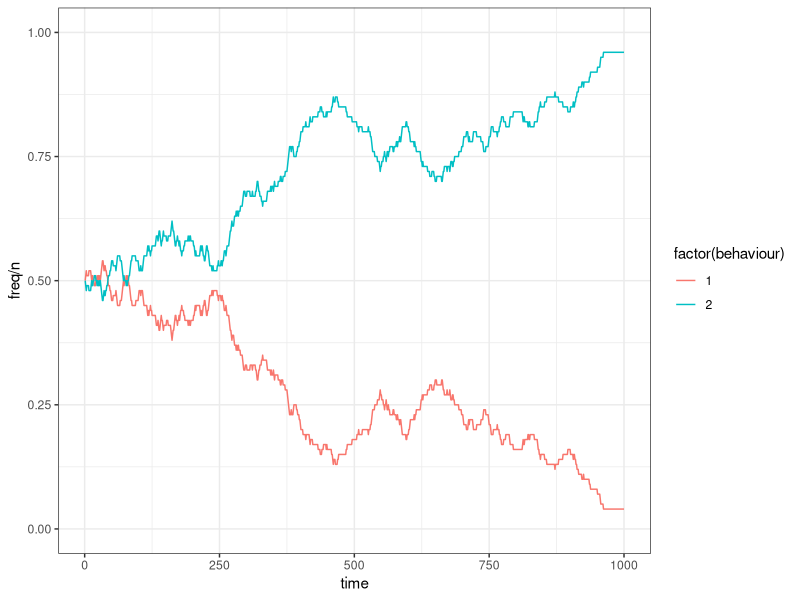
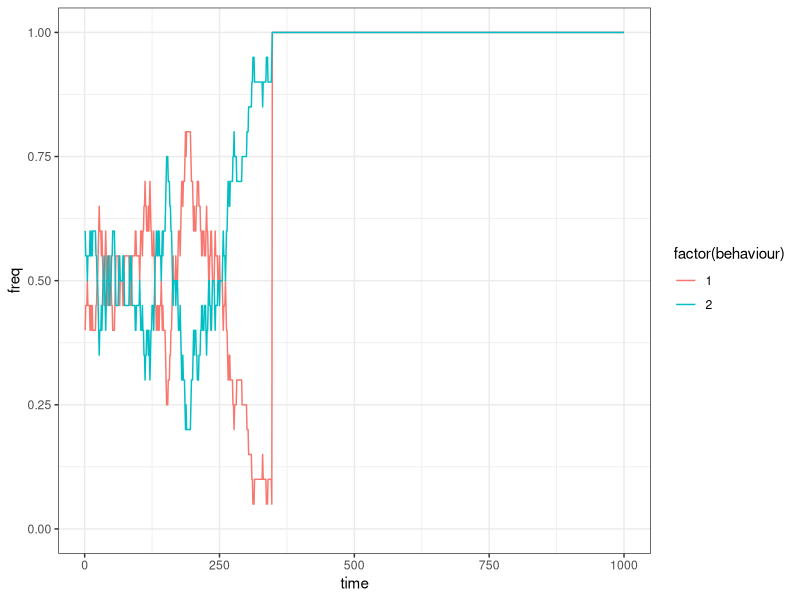
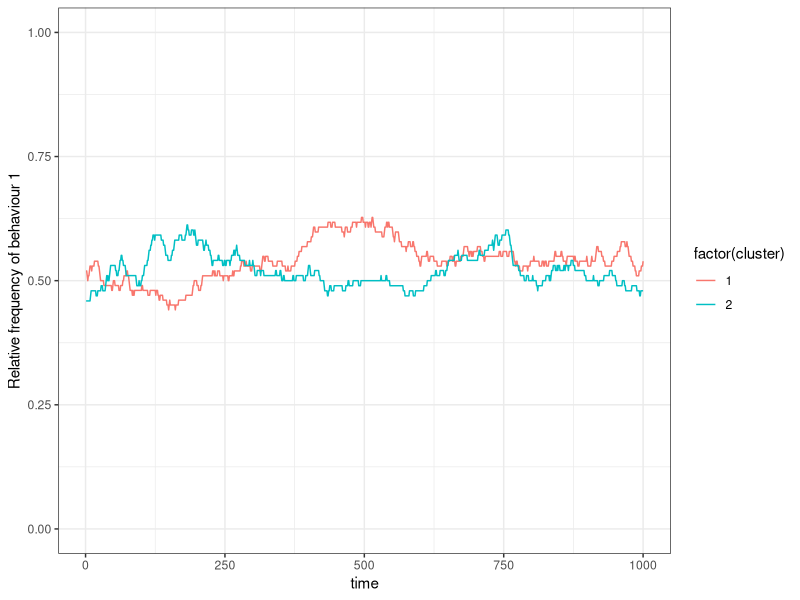
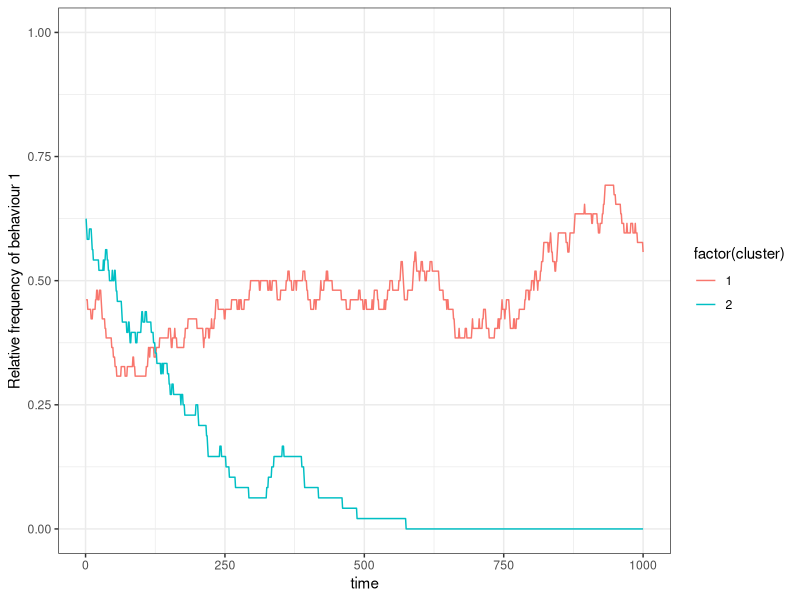
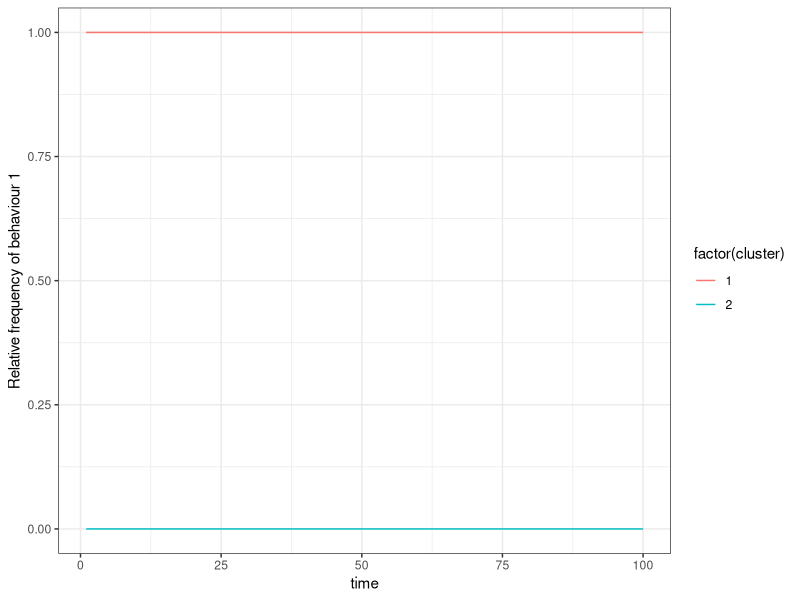
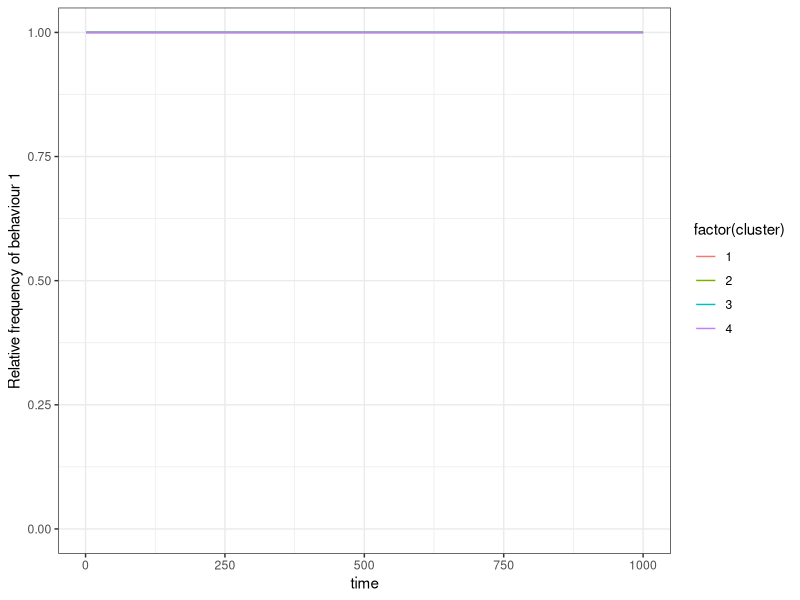
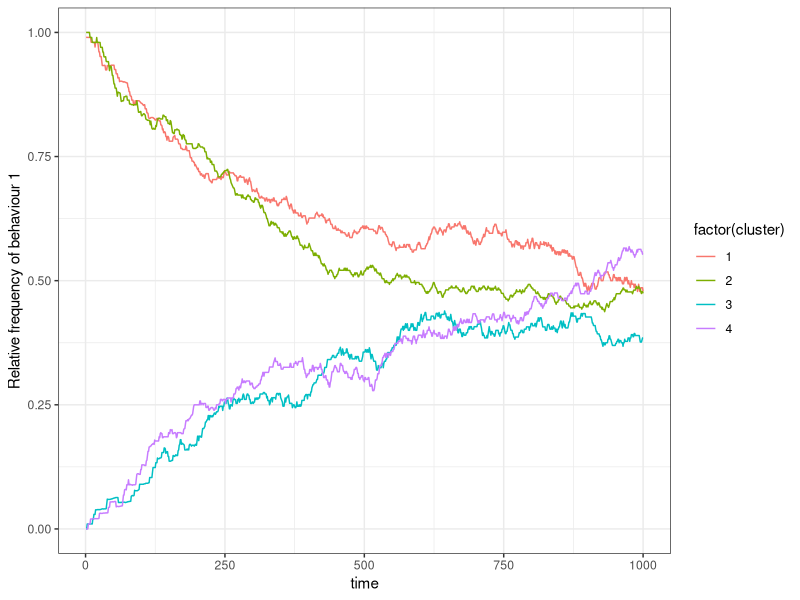
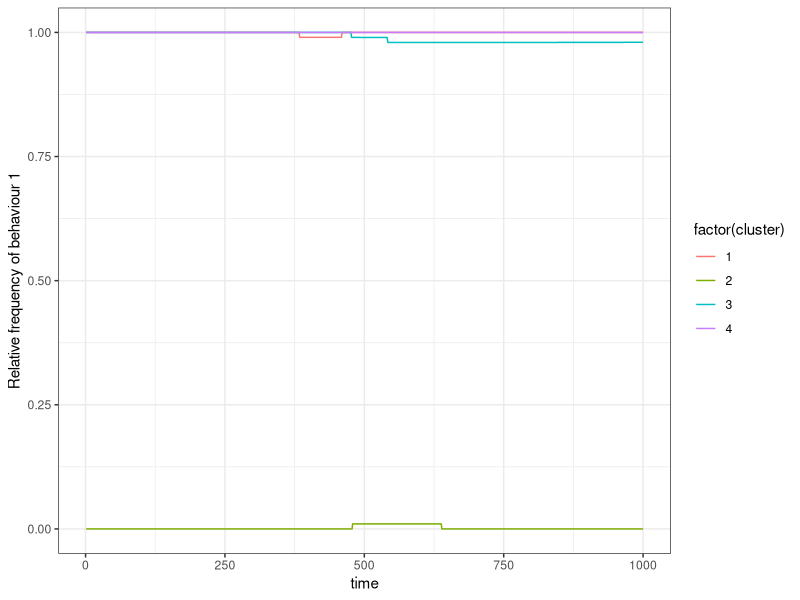

Write R code to recreate these figures, in order. (Note: this script raises an error after producing the figures.)
## ---- chunk 1
n <- 100
b <- 2

behaviours <- sample(x = b, size = n, replace = TRUE)
behaviours[1:10]
table(behaviours)
## ---- chunk 2
t <- 1000
recbehav <- matrix(NA, nrow = t, ncol = b)

for(timestep in 1:t){
  # choose a random observer and a random individual to observe 
  observer_model <- sample(x = n, size = 2, replace = FALSE)
  # let observer acquire trait from model
  behaviours[ observer_model[1] ] <- behaviours[ observer_model[2] ]
  # record the frequency of each trait in each timestep
  recbehav[timestep,] <- table(behaviours)
}
## ---- chunk 3
library(ggplot2)
library(reshape2)
recbehav_d <- melt(recbehav)
colnames(recbehav_d) <- c("time", "behaviour","freq")

ggplot(recbehav_d) + 
  geom_line(aes(x = time, y = freq/n, col = factor(behaviour))) + 
  scale_y_continuous(limits = c(0,1)) + 
  theme_bw()
## ---- chunk 4
migration_model_1 <- function(POPSIZE, NBEHAVIOUR, NTIMESTEPS){
  behaviours <- sample(x = NBEHAVIOUR, size = POPSIZE, replace = TRUE)
  recbehav <- matrix(NA, nrow = NTIMESTEPS, ncol = NBEHAVIOUR)
  
  for(timestep in 1:NTIMESTEPS){
    # choose a random observer and a random individual to observe 
    observer_model <- sample(x = POPSIZE, size = 2, replace = F)
    # let observer acquire trait from model
    behaviours[ observer_model[1] ] <- behaviours[ observer_model[2] ]
    recbehav[timestep,] <- as.numeric(table(behaviours)) / POPSIZE
  }
  return(recbehav)
}
## ---- chunk 5
# run simulation
set.seed(3)
res <- migration_model_1(POPSIZE = 20, NBEHAVIOUR = 2, NTIMESTEPS = 1000)
# turn results matrix into long format
recbehav_d <- melt(res)
# add descriptive column names
colnames(recbehav_d) <- c("time", "behaviour","freq")
# plot results
ggplot(recbehav_d) + 
  geom_line(aes(x = time, y = freq, col = factor(behaviour))) + 
  scale_y_continuous(limits = c(0,1)) + 
  theme_bw()
## ---- chunk 6
migration_model_2 <- function(NPOP, POPSIZE, NBEHAVIOUR, NTIMESTEPS){
  totalpop <- NPOP*POPSIZE
  cluster <- sample(x = NPOP, size = totalpop, replace = TRUE)
  behaviours <- sample(x = NBEHAVIOUR, size = totalpop, replace = TRUE)
  recbehav <- matrix(NA, nrow = NTIMESTEPS, ncol = NPOP)
  
  for(timestep in 1:NTIMESTEPS){
    # choose a random observer and a random individual to observe 
    observer_model <- sample(x = totalpop, size = 2, replace = F)
    # let observer acquire trait from model
    behaviours[ observer_model[1] ] <- behaviours[ observer_model[2] ]
    # record the relative frequency of behaviour 1 for each cluster
    recbehav[timestep,] <- unlist(lapply(1:NPOP, function(x) 
                              sum(behaviours[cluster == x] == 1) / sum(cluster == x)
                            ))
  }
  
  recbehav_d <- melt(recbehav)
  colnames(recbehav_d) <- c("time", "cluster","freq")
  return(recbehav_d)
}

# run simulation
set.seed(4)
res <- migration_model_2(NPOP = 2, POPSIZE = 100, NBEHAVIOUR = 2, NTIMESTEPS = 1000)

# plot results
ggplot(res) + 
  geom_line(aes(x = time, y = freq, col = factor(cluster))) + 
  scale_y_continuous(limits = c(0,1)) + 
  ylab("Relative frequency of behaviour 1") + 
  theme_bw()
## ---- chunk 7
migration_model_3 <- function(NPOP, POPSIZE, NBEHAVIOUR, NTIMESTEPS){
  totalpop <- NPOP*POPSIZE
  cluster <- sample(x = NPOP, size = totalpop, replace = TRUE)
  behaviours <- sample(x = NBEHAVIOUR, size = totalpop, replace = TRUE)
  recbehav <- matrix(NA, nrow = NTIMESTEPS, ncol = NPOP)
  
  for(timestep in 1:NTIMESTEPS){
    # choose a random cluster
    clusterid <- sample(NPOP, 1)
    # if there are at least two individuals in this cluster
    if(sum(cluster == clusterid)>1){
      # choose a random observer and a random individual to observe within the same cluster 
      observer_model <- sample(x = totalpop, size = 2, replace = F, 
                               prob = (cluster == clusterid)*1)
      behaviours[ observer_model[1] ] <- behaviours[ observer_model[2] ]
    }
    recbehav[timestep,] <- unlist(lapply(1:NPOP, function(x) 
      sum( behaviours[cluster == x] == 1 ) / sum(cluster == x)))
  }
  
  recbehav_d <- melt(recbehav)
  colnames(recbehav_d) <- c("time", "cluster","freq")
  return(recbehav_d)
}

set.seed(20)
res <- migration_model_3(NPOP = 2, POPSIZE = 50, NBEHAVIOUR = 2, NTIMESTEPS = 1000)
ggplot(res) + 
  geom_line(aes(x = time, y = freq, col = factor(cluster))) + 
  scale_y_continuous(limits = c(0,1)) + 
  ylab("Relative frequency of behaviour 1") + 
  theme_bw()
## ---- chunk 8
migration_model_4 <- function(NPOP, POPSIZE, NBEHAVIOUR, NTIMESTEPS){
  totalpop <- NPOP*POPSIZE
  behaviours <- rep(sample(NBEHAVIOUR,size = NPOP, replace = TRUE), each = POPSIZE)
  cluster <- rep(1:NPOP, each = POPSIZE)
  recbehav <- matrix(NA, nrow = NTIMESTEPS, ncol = NPOP)
  
  for(timestep in 1:NTIMESTEPS){
    clusterid <- sample(NPOP, 1)
    if(sum(cluster == clusterid)>1){
      observer_model <- sample(x = totalpop, size = 2, replace = FALSE, 
                               prob = (cluster == clusterid)*1)
      behaviours[ observer_model[1] ] <- behaviours[ observer_model[2] ]
    }
    recbehav[timestep,] <- unlist(lapply(1:NPOP, function(x) 
      sum( behaviours[cluster == x] == 1 ) / sum(cluster == x)))
  }
  
  recbehav_d <- melt(recbehav)
  colnames(recbehav_d) <- c("time", "cluster","freq")
  return(recbehav_d)
}

set.seed(1)
res <- migration_model_4(NPOP = 2, POPSIZE = 50, NBEHAVIOUR = 2, NTIMESTEPS = 100)
ggplot(res) + 
  geom_line(aes(x = time, y = freq, col = factor(cluster))) + 
  scale_y_continuous(limits = c(0,1)) + 
  ylab("Relative frequency of behaviour 1") + 
  theme_bw()
## ---- chunk 9
migration_model_5 <- function(NPOP, POPSIZE, NBEHAVIOUR, NTIMESTEPS, MIGRATION){
  totalpop <- NPOP*POPSIZE
  behaviours <- rep(sample(NBEHAVIOUR,size = NPOP,replace = TRUE), each = POPSIZE)
  cluster <- rep(1:NPOP, each = POPSIZE)
  recbehav <- matrix(NA, nrow = NTIMESTEPS, ncol = NPOP)
  for(timestep in 1:NTIMESTEPS){
    clusterid <- sample(NPOP, 1)
    if(sum(cluster == clusterid)>1){
      observer_model <- sample(x = totalpop, size = 2, replace = FALSE, 
                               prob = (cluster == clusterid)*1)
      behaviours[ observer_model[1] ] <- behaviours[ observer_model[2] ]
    }
    # migration to another cluster
    if((runif(1,0,1) <= MIGRATION) & (NPOP > 1)){
      cluster[ observer_model[1] ] <- sample((1:NPOP)[-clusterid], 1)
    }
    recbehav[timestep,] <- unlist(lapply(1:NPOP, function(x) 
      sum( behaviours[cluster == x] == 1 ) / sum(cluster == x)))
  }
  
  recbehav_d <- melt(recbehav)
  colnames(recbehav_d) <- c("time", "cluster","freq")
  return(recbehav_d)
}
## ---- chunk 10
res <- migration_model_5(NPOP = 4, POPSIZE = 100, NBEHAVIOUR = 2, 
                      NTIMESTEPS = 1000, MIGRATION = 0)
ggplot(res) + 
  geom_line(aes(x = time, y = freq, col = factor(cluster))) + 
  scale_y_continuous(limits = c(0,1)) + 
  ylab("Relative frequency of behaviour 1") + 
  theme_bw()
## ---- chunk 11
set.seed(2)
res <- migration_model_5(NPOP = 4, POPSIZE = 100, NBEHAVIOUR = 2, 
                      NTIMESTEPS = 1000, MIGRATION = 1)
ggplot(res) + 
  geom_line(aes(x = time, y = freq, col = factor(cluster))) + 
  scale_y_continuous(limits = c(0,1)) + 
  ylab("Relative frequency of behaviour 1") + 
  theme_bw()
## ---- chunk 12
set.seed(1)
res <- migration_model_5(NPOP = 4, POPSIZE = 100, NBEHAVIOUR = 2, 
                      NTIMESTEPS = 1000, MIGRATION = 0.01)
ggplot(res) + 
  geom_line(aes(x = time, y = freq, col = factor(cluster))) + 
  scale_y_continuous(limits = c(0,1)) + 
  ylab("Relative frequency of behaviour 1") + 
  theme_bw()
## ---- chunk 13
set.seed(1)
repeatedRun <- do.call("rbind", 
  lapply(1:100, function(run){
    # run individual simulation
    res <- migration_model_5(NPOP = 2, POPSIZE = 100, NBEHAVIOUR = 2, 
                          NTIMESTEPS = 1000, MIGRATION = .05)
    # return only the frequency for each cluster at the last time step
    resLast <- res[res[,"time"] == max(res[,"time"]),"freq"]
    return(resLast)
  })
  )

# plot results
ggplot(as.data.frame(repeatedRun)) + 
  geom_point(aes(x = V1, y = V2)) + 
  xlab("Frequency in cluster 1") + 
  ylab("Frequency in cluster 2") + 
  theme_bw()

# return mean absolute difference of behaviour frequency between the two clusters
mean(abs(repeatedRun[,1]-repeatedRun[,2]))
## ---- chunk 14
migration_model_analysed <- function(NPOP, POPSIZE, NBEHAVIOUR, NTIMESTEPS, MIGRATION, REPETITIONS){
  totalpop <- NPOP*POPSIZE
  recbehavFreq <- matrix(NA, ncol = NPOP, nrow = REPETITIONS)
  # run repeated independent simulations
#ALTERNATIVLEY USE LAPPLY FUNCTION HERE!!:
  for(repetitions in 1:REPETITIONS){
    behaviours <- rep(sample(NBEHAVIOUR, size = NPOP, replace = TRUE), each = POPSIZE)
    cluster <- rep(sample(NPOP), each = POPSIZE)
    for(timestep in 1:NTIMESTEPS){
      clusterid <- sample(NPOP, 1)
      if(sum(cluster == clusterid) > 1){
        observer_model <- sample(x = totalpop, size = 2, replace = FALSE, 
                                 prob = (cluster == clusterid)*1)
        behaviours[ observer_model[1] ] <- behaviours[ observer_model[2] ]
      }
      if((runif(1,0,1) <= MIGRATION) & (NPOP > 1)){
        cluster[ observer_model[1] ] <- sample((1:NPOP)[-clusterid], 1)
      }
    }
    recbehavFreq[repetitions, ] <- unlist(lapply(1:NPOP, function(x) 
      sum( behaviours[cluster == x] == 1 ) / sum(cluster == x))) 
  }

  return(
  tibble(migration = MIGRATION,
         absdiff  = (abs(recbehavFreq[,1]-recbehavFreq[,2])))
  )
}
## ---- chunk 15
migration_model_analysed(NPOP = 2, POPSIZE = 50, NBEHAVIOUR = 2, 
                       NTIMESTEPS = 1000, MIGRATION = .05, REPETITIONS = 5)
## ---- chunk 16
set.seed(2)
repeatedRun <- do.call("rbind",
  lapply(seq(from = 0, to = 1, by = 0.05), function(migration){
    migration_model_analysed(NPOP = 2, POPSIZE = 50, NBEHAVIOUR = 2, 
                           NTIMESTEPS = 10000, MIGRATION = migration, REPETITIONS = 20)
  })
  )
## ---- chunk 17
ggplot(repeatedRun) + 
  geom_point(aes(x = migration, y = absdiff)) +
  geom_smooth(aes(x = migration, y = absdiff)) +
  xlab("Migration rate") + 
  ylab("Average frequency difference between clusters") + 
  theme_bw()
## ---- chunk 18
adj <- matrix(c(0,1,0,  1,1,1,  0,1,0), nrow = 3)
adj
